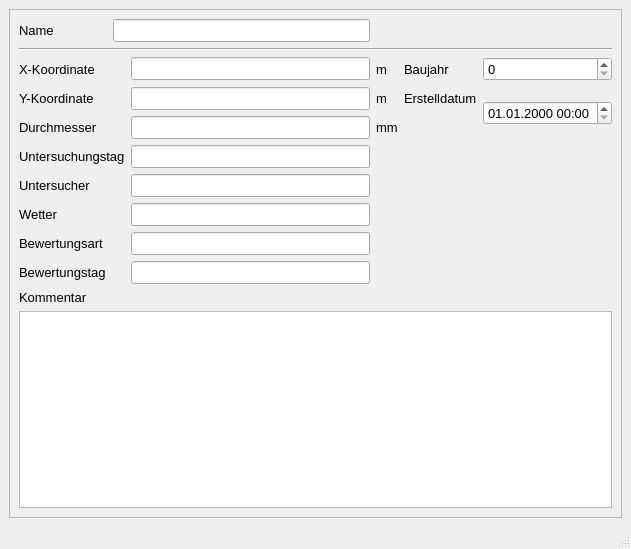
<?xml version="1.0" encoding="UTF-8"?>
<ui version="4.0">
 <class>MainWindow</class>
 <widget class="QMainWindow" name="MainWindow">
  <property name="enabled">
   <bool>true</bool>
  </property>
  <property name="geometry">
   <rect>
    <x>0</x>
    <y>0</y>
    <width>631</width>
    <height>549</height>
   </rect>
  </property>
  <property name="minimumSize">
   <size>
    <width>631</width>
    <height>393</height>
   </size>
  </property>
  <property name="font">
   <font>
    <family>Tahoma</family>
    <pointsize>10</pointsize>
   </font>
  </property>
  <property name="windowTitle">
   <string>MainWindow</string>
  </property>
  <widget class="QWidget" name="centralwidget">
   <layout class="QGridLayout" name="gridLayout">
    <item row="0" column="0">
     <widget class="QScrollArea" name="scrollArea">
      <property name="widgetResizable">
       <bool>true</bool>
      </property>
      <widget class="QWidget" name="scrollAreaWidgetContents">
       <property name="geometry">
        <rect>
         <x>0</x>
         <y>0</y>
         <width>607</width>
         <height>472</height>
        </rect>
       </property>
       <layout class="QGridLayout" name="gridLayout_2">
        <item row="6" column="3">
         <widget class="QLineEdit" name="untersucher"/>
        </item>
        <item row="6" column="0" colspan="3">
         <widget class="QLabel" name="label_43">
          <property name="text">
           <string>Untersucher</string>
          </property>
         </widget>
        </item>
        <item row="0" column="0" colspan="2">
         <widget class="QLabel" name="label">
          <property name="text">
           <string>Name</string>
          </property>
         </widget>
        </item>
        <item row="1" column="0" colspan="7">
         <widget class="Line" name="line">
          <property name="orientation">
           <enum>Qt::Horizontal</enum>
          </property>
         </widget>
        </item>
        <item row="9" column="0" colspan="3">
         <widget class="QLabel" name="label_46">
          <property name="text">
           <string>Bewertungstag</string>
          </property>
         </widget>
        </item>
        <item row="5" column="3">
         <widget class="QLineEdit" name="untersuchtag"/>
        </item>
        <item row="2" column="5">
         <widget class="QLabel" name="label_51">
          <property name="text">
           <string>Baujahr</string>
          </property>
         </widget>
        </item>
        <item row="2" column="6">
         <widget class="QSpinBox" name="baujahr"/>
        </item>
        <item row="3" column="4">
         <widget class="QLabel" name="label_12">
          <property name="text">
           <string>m</string>
          </property>
         </widget>
        </item>
        <item row="9" column="3">
         <widget class="QLineEdit" name="bewertungstag"/>
        </item>
        <item row="7" column="3">
         <widget class="QLineEdit" name="wetter"/>
        </item>
        <item row="2" column="0" colspan="3">
         <widget class="QLabel" name="label_6">
          <property name="text">
           <string>X-Koordinate</string>
          </property>
         </widget>
        </item>
        <item row="3" column="6" rowspan="2">
         <widget class="QgsDateTimeEdit" name="createdat">
          <property name="currentSection">
           <enum>QDateTimeEdit::DaySection</enum>
          </property>
          <property name="displayFormat">
           <string>dd.MM.yyyy HH:mm</string>
          </property>
         </widget>
        </item>
        <item row="3" column="5">
         <widget class="QLabel" name="label_70">
          <property name="text">
           <string>Erstelldatum</string>
          </property>
         </widget>
        </item>
        <item row="8" column="0" colspan="3">
         <widget class="QLabel" name="label_45">
          <property name="text">
           <string>Bewertungsart</string>
          </property>
         </widget>
        </item>
        <item row="5" column="0" colspan="3">
         <widget class="QLabel" name="label_42">
          <property name="text">
           <string>Untersuchungstag</string>
          </property>
         </widget>
        </item>
        <item row="4" column="0" colspan="3">
         <widget class="QLabel" name="label_39">
          <property name="text">
           <string>Durchmesser</string>
          </property>
         </widget>
        </item>
        <item row="3" column="0" colspan="3">
         <widget class="QLabel" name="label_9">
          <property name="text">
           <string>Y-Koordinate</string>
          </property>
         </widget>
        </item>
        <item row="7" column="0" colspan="3">
         <widget class="QLabel" name="label_44">
          <property name="text">
           <string>Wetter</string>
          </property>
         </widget>
        </item>
        <item row="4" column="3">
         <widget class="QLineEdit" name="durchm"/>
        </item>
        <item row="2" column="4">
         <widget class="QLabel" name="label_11">
          <property name="text">
           <string>m</string>
          </property>
         </widget>
        </item>
        <item row="0" column="2" colspan="2">
         <widget class="QLineEdit" name="untersuchsch"/>
        </item>
        <item row="11" column="0" colspan="7">
         <widget class="QTextEdit" name="kommentar"/>
        </item>
        <item row="3" column="3">
         <widget class="QLineEdit" name="y">
          <property name="readOnly">
           <bool>true</bool>
          </property>
         </widget>
        </item>
        <item row="8" column="3">
         <widget class="QLineEdit" name="bewertungsart">
          <property name="text">
           <string/>
          </property>
         </widget>
        </item>
        <item row="2" column="3">
         <widget class="QLineEdit" name="x">
          <property name="readOnly">
           <bool>true</bool>
          </property>
         </widget>
        </item>
        <item row="4" column="4">
         <widget class="QLabel" name="label_27">
          <property name="text">
           <string>mm</string>
          </property>
         </widget>
        </item>
        <item row="10" column="0">
         <widget class="QLabel" name="label_14">
          <property name="text">
           <string>Kommentar</string>
          </property>
         </widget>
        </item>
       </layout>
      </widget>
     </widget>
    </item>
   </layout>
  </widget>
  <widget class="QMenuBar" name="menubar">
   <property name="geometry">
    <rect>
     <x>0</x>
     <y>0</y>
     <width>631</width>
     <height>27</height>
    </rect>
   </property>
  </widget>
  <widget class="QStatusBar" name="statusbar"/>
 </widget>
 <customwidgets>
  <customwidget>
   <class>QgsDateTimeEdit</class>
   <extends>QDateTimeEdit</extends>
   <header>qgsdatetimeedit.h</header>
  </customwidget>
 </customwidgets>
 <tabstops>
  <tabstop>untersuchsch</tabstop>
  <tabstop>durchm</tabstop>
  <tabstop>untersuchtag</tabstop>
  <tabstop>createdat</tabstop>
  <tabstop>kommentar</tabstop>
 </tabstops>
 <resources/>
 <connections/>
</ui>
